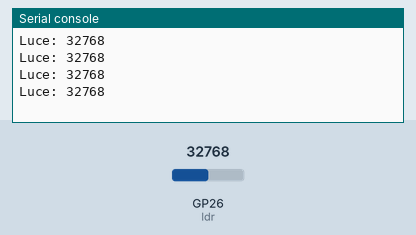
Recording of a program running on a simulated Raspberry Pi Pico running MicroPython. Shown: the last lines printed to the serial console. Inputs (shaded band) come from the test bench; at power-on: GP26 (ldr) = 32768 (analog values on the 0–65535 scale).

Above: at 1.2 s.
1.3 s: GP26 (ldr) set to 45874
At 1.71 s:
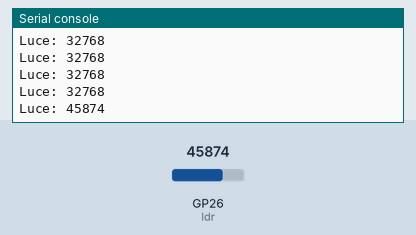
2.8 s: GP26 (ldr) set to 57670
At 2.91 s:
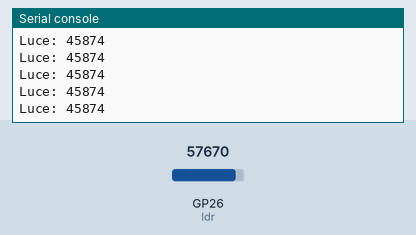
Timing chart, 0 to 5.8 s (numbered marks = the images above; inputs shaded):
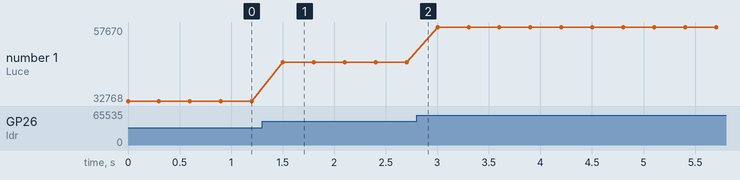

The program:

leggi-luce.py
```python
# 10 - Lettura grezza della fotoresistenza. Serve per tarare le soglie.

from machine import ADC, Pin
import time

ldr = ADC(Pin(26))

while True:
    print("Luce:", ldr.read_u16())
    time.sleep(0.3)
```

Measured:
- after the input at 1.3 s, the serial console: prints a new line after 0.20 s (image 1)
- plotted number 1: 32768 → 45874 after the input at 1.3 s, 45874 → 57670 after the input at 2.8 s
